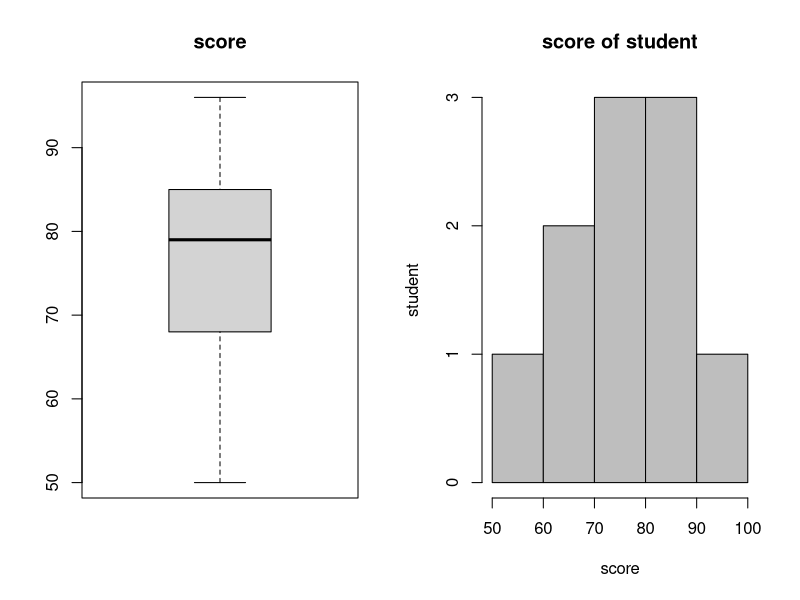

Here is the R script that generated this plot:
# univariate data practice in R by sangmin

# information of data
score <- c(90,85,73,80,85,65,78,50,68,96)
names(score) <- c('KOR', 'ENG', 'ATH', 'HIST', 'SOC', 'MUSIC', 'BIO', 'EARTH', 'PHY', 'ART')

# average, median
mean(score)
median(score)

# the highest score
names(score[which.max(score)])

par(mfrow=c(1, 2))
# box plot
boxplot(score, main="score")
boxplot.stats(score)$out

# histogram
hist(score, main="score of student",
     xlab="score", ylab="student", col="grey")
par(mfrow=c(1, 1))
